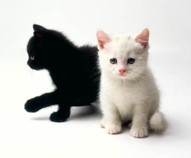
#> input picture cat1.jpg, 191 x 158 px
$ jupyter execute Kmeans.ipynb
#> lines starting #> are read from the running program, lines starting #| are printed output that depends on the picture; after the words box and inside, x2 and y2 are one past the last pixel; in counts of white or black regions, pixels touching at a corner belong together
[cell 1]
import random
import cv2

定义kmeans函数，传入参数data, k，data表示要进行聚类处理的数据，k为聚类个数

[cell 2]
def kmeans(data, k):
    centers = random.sample(data, k)
    while True:
        clusters = [[] for _ in range(k)]
        label = [-1] * len(data)
        for index in range(len(data)):
            point = data[index]
            distances = [((point[0] - c[0]) ** 2 + (point[1] - c[1]) ** 2 + (point[2] - c[2]) ** 2) ** 0.5 for c in
                         centers]
            # 获取距离中心点最近的点的索引
            cluster = distances.index(min(distances))
            clusters[cluster].append(point)
            label[index] = cluster
        new_centers = [None for _ in range(k)]
        for i, cluster in enumerate(clusters):
            if len(cluster) == 0:
                new_centers[i] = centers[i]
            else:
                new_centers[i] = (sum([p[0] for p in cluster]) / len(cluster),
                                  sum([p[1] for p in cluster]) / len(cluster),
                                  sum([p[2] for p in cluster]) / len(cluster))
        if centers == new_centers:
            break
        centers = new_centers
    return centers, clusters, label

读取图像，将图像转换为一维数组

[cell 3]
# 读取图像
img = cv2.imread('cat1.jpg')
#> img is the input picture: shape (158, 191, 3); mean B, G, R 189.9, 194, 195.4

# 将图像转换为一维数组
img_data = img.reshape(-1, 3)

执行kmeans函数，并获得返回值

[cell 4]
cent, clu, lab = kmeans(img_data.tolist(), 4)
#> in kmeans, `centers = random.sample(data, k)`: centers = [[239, 239, 239], [248, 255, 252], [252, 254, 254], [250, 252, 252]]
#> cent = [(13.82, 13.2, 8.5), (168.5, 180.1, 192.6), (242, 245.5, 245.6), (107.3, 117.7, 128.6)]; clu = 4 items; lab = 30178 items

对聚类结果进行上色处理，背景变为黑色，前景变为白色

[cell 5]
tar = lab[0]
#> tar = 2
for i in range(len(lab)):
    if lab[i] == tar:
        img_data[i] = [0, 0, 0]
    else:
        img_data[i] = [255, 255, 255]

将图片从一维reshape成原始大小

[cell 6]
img_over = img_data.reshape(img.shape)
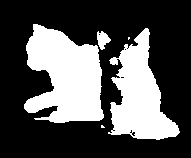
#> img_over: shape (158, 191, 3); 32.5% white; 5 white regions (2 under 20 px), largest, box (x1, y1, x2, y2) and area: (24, 24, 104, 123) 5441, (108, 28, 180, 140) 4196, (97, 31, 111, 50) 161

展示结果，并保存

[cell 7]
cv2.imshow('Segmented Image', img_over)
cv2.waitKey(0)
cv2.destroyAllWindows()
cv2.imwrite('cat2_kmeans.jpg', img_over)
#> Out = True


$ run again, with cat2.jpg copied over cat1.jpg
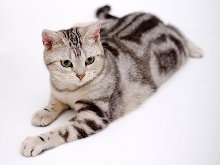
#> input picture cat2.jpg, 220 x 165 px
#> img is the input picture: shape (165, 220, 3); mean B, G, R 199.5, 198.8, 206.8
#> centers = [[252, 245, 248], [205, 212, 227], [249, 244, 246], [245, 240, 242]]
#> cent = [(246.2, 240.9, 243.5), (44.73, 50.06, 67.28), (170.8, 177.5, 192.8), (114.9, 121.8, 139.7)]; clu = 4 items; lab = 36300 items
#> tar = 0
#> `img_over = img_data.reshape(img.shape)`:
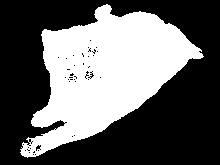
#> img_over: shape (165, 220, 3); 39% white; 1 white region, box (x1, y1, x2, y2) and area: (20, 4, 204, 158) 14160
#> Out = True
